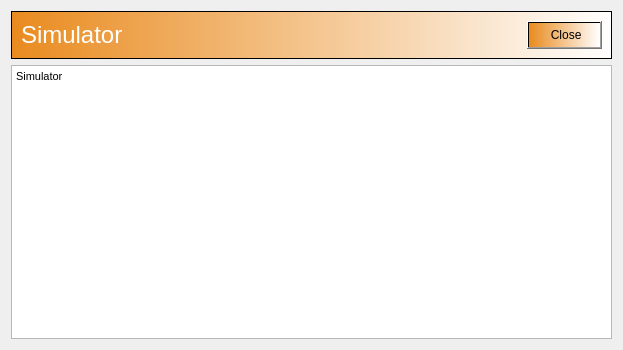
<?xml version="1.0" encoding="UTF-8"?>
<ui version="4.0">
 <class>AboutBox</class>
 <widget class="QDialog" name="AboutBox">
  <property name="geometry">
   <rect>
    <x>0</x>
    <y>0</y>
    <width>623</width>
    <height>350</height>
   </rect>
  </property>
  <property name="minimumSize">
   <size>
    <width>0</width>
    <height>0</height>
   </size>
  </property>
  <property name="maximumSize">
   <size>
    <width>16777215</width>
    <height>16777215</height>
   </size>
  </property>
  <property name="windowTitle">
   <string>About Simulator</string>
  </property>
  <property name="windowIcon">
   <iconset resource="../resources/resources.qrc">
    <normaloff>:/root/question.png</normaloff>:/root/question.png</iconset>
  </property>
  <property name="modal">
   <bool>true</bool>
  </property>
  <layout class="QVBoxLayout" name="verticalLayout">
   <item>
    <layout class="QHBoxLayout" name="horizontalLayout"/>
   </item>
   <item>
    <layout class="QHBoxLayout" name="horizontalLayout_2">
     <item>
      <widget class="QFrame" name="frame">
       <property name="styleSheet">
        <string notr="true">background-color: qlineargradient(spread:pad, x1:0, y1:0, x2:1, y2:0, stop:0 rgba(233, 139, 31, 255), stop:1 rgba(255, 255, 255, 255));</string>
       </property>
       <property name="frameShape">
        <enum>QFrame::StyledPanel</enum>
       </property>
       <property name="frameShadow">
        <enum>QFrame::Raised</enum>
       </property>
       <layout class="QHBoxLayout" name="horizontalLayout_3">
        <item>
         <layout class="QHBoxLayout" name="horizontalLayout_4">
          <item>
           <widget class="QLabel" name="label">
            <property name="sizePolicy">
             <sizepolicy hsizetype="Expanding" vsizetype="Maximum">
              <horstretch>0</horstretch>
              <verstretch>0</verstretch>
             </sizepolicy>
            </property>
            <property name="styleSheet">
             <string notr="true">background-color: rgba(255, 255, 255, 0);
color: rgb(255, 255, 255);</string>
            </property>
            <property name="text">
             <string>&lt;html&gt;&lt;head/&gt;&lt;body&gt;&lt;p&gt;&lt;span style=&quot; font-size:18pt;&quot;&gt;Simulator&lt;/span&gt;&lt;/p&gt;&lt;/body&gt;&lt;/html&gt;</string>
            </property>
           </widget>
          </item>
         </layout>
        </item>
        <item>
         <widget class="QPushButton" name="btnCloseAbout">
          <property name="sizePolicy">
           <sizepolicy hsizetype="Minimum" vsizetype="Minimum">
            <horstretch>0</horstretch>
            <verstretch>0</verstretch>
           </sizepolicy>
          </property>
          <property name="text">
           <string> Close</string>
          </property>
          <property name="icon">
           <iconset resource="../resources/resources.qrc">
            <normaloff>:/root/exit.png</normaloff>:/root/exit.png</iconset>
          </property>
         </widget>
        </item>
       </layout>
      </widget>
     </item>
    </layout>
   </item>
   <item>
    <widget class="QTextEdit" name="edtText">
     <property name="readOnly">
      <bool>true</bool>
     </property>
     <property name="html">
      <string>&lt;!DOCTYPE HTML PUBLIC &quot;-//W3C//DTD HTML 4.0//EN&quot; &quot;http://www.w3.org/TR/REC-html40/strict.dtd&quot;&gt;
&lt;html&gt;&lt;head&gt;&lt;meta name=&quot;qrichtext&quot; content=&quot;1&quot; /&gt;&lt;style type=&quot;text/css&quot;&gt;
p, li { white-space: pre-wrap; }
&lt;/style&gt;&lt;/head&gt;&lt;body style=&quot; font-family:'MS Shell Dlg 2'; font-size:8.25pt; font-weight:400; font-style:normal;&quot;&gt;
&lt;p style=&quot; margin-top:0px; margin-bottom:0px; margin-left:0px; margin-right:0px; -qt-block-indent:0; text-indent:0px;&quot;&gt;Simulator&lt;/p&gt;&lt;/body&gt;&lt;/html&gt;</string>
     </property>
     <property name="acceptRichText">
      <bool>false</bool>
     </property>
    </widget>
   </item>
  </layout>
 </widget>
 <tabstops>
  <tabstop>btnCloseAbout</tabstop>
  <tabstop>edtText</tabstop>
 </tabstops>
 <resources>
  <include location="../resources/resources.qrc"/>
 </resources>
 <connections/>
</ui>
